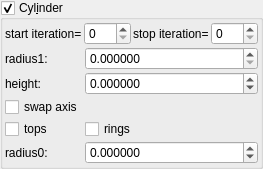
    <widget class="MyGroupBox" name="groupCheck_transf_function_enabledO_false">
     <property name="title">
      <string>Cyl&amp;inder</string>
     </property>
     <property name="checkable">
      <bool>true</bool>
     </property>
     <layout class="QVBoxLayout" name="verticalLayout_16" stretch="0,0">
      <property name="spacing">
       <number>2</number>
      </property>
      <property name="leftMargin">
       <number>2</number>
      </property>
      <property name="topMargin">
       <number>2</number>
      </property>
      <property name="rightMargin">
       <number>2</number>
      </property>
      <property name="bottomMargin">
       <number>2</number>
      </property>
      <item>
       <layout class="QHBoxLayout" name="horizontalLayout_4" stretch="0,1,0,1">
        <property name="topMargin">
         <number>0</number>
        </property>
        <item>
         <widget class="QLabel" name="label_77">
          <property name="text">
           <string>start iteration=</string>
          </property>
          <property name="wordWrap">
           <bool>true</bool>
          </property>
         </widget>
        </item>
        <item>
         <widget class="MySpinBox" name="spinboxInt_transf_start_iterations_O">
          <property name="sizePolicy">
           <sizepolicy hsizetype="Minimum" vsizetype="Maximum">
            <horstretch>0</horstretch>
            <verstretch>0</verstretch>
           </sizepolicy>
          </property>
          <property name="minimum">
           <number>0</number>
          </property>
          <property name="maximum">
           <number>999</number>
          </property>
          <property name="value">
           <number>0</number>
          </property>
         </widget>
        </item>
        <item>
         <widget class="QLabel" name="label_62">
          <property name="text">
           <string>stop iteration=</string>
          </property>
          <property name="wordWrap">
           <bool>true</bool>
          </property>
         </widget>
        </item>
        <item>
         <widget class="MySpinBox" name="spinboxInt_transf_stop_iterations_O">
          <property name="sizePolicy">
           <sizepolicy hsizetype="Preferred" vsizetype="Maximum">
            <horstretch>0</horstretch>
            <verstretch>0</verstretch>
           </sizepolicy>
          </property>
          <property name="maximum">
           <number>999</number>
          </property>
         </widget>
        </item>
       </layout>
      </item>
      <item>
       <layout class="QGridLayout" name="gridLayout_32" columnstretch="0,1">
        <property name="spacing">
         <number>2</number>
        </property>
        <item row="1" column="0">
         <widget class="QLabel" name="label_9">
          <property name="text">
           <string>radius1:</string>
          </property>
         </widget>
        </item>
        <item row="1" column="1">
         <widget class="MyDoubleSpinBox" name="spinbox_transf_radius_1">
          <property name="sizePolicy">
           <sizepolicy hsizetype="Minimum" vsizetype="Maximum">
            <horstretch>0</horstretch>
            <verstretch>0</verstretch>
           </sizepolicy>
          </property>
          <property name="prefix">
           <string/>
          </property>
          <property name="suffix">
           <string/>
          </property>
          <property name="decimals">
           <number>6</number>
          </property>
          <property name="minimum">
           <double>0.000000000000000</double>
          </property>
          <property name="maximum">
           <double>99.998999999999995</double>
          </property>
          <property name="singleStep">
           <double>0.100000000000000</double>
          </property>
         </widget>
        </item>
        <item row="7" column="0">
         <widget class="QLabel" name="label_14">
          <property name="text">
           <string>radius0:</string>
          </property>
         </widget>
        </item>
        <item row="7" column="1">
         <widget class="MyDoubleSpinBox" name="spinbox_transf_offsetR_0">
          <property name="sizePolicy">
           <sizepolicy hsizetype="Minimum" vsizetype="Maximum">
            <horstretch>0</horstretch>
            <verstretch>0</verstretch>
           </sizepolicy>
          </property>
          <property name="prefix">
           <string/>
          </property>
          <property name="suffix">
           <string/>
          </property>
          <property name="decimals">
           <number>6</number>
          </property>
          <property name="minimum">
           <double>-100000.000000000000000</double>
          </property>
          <property name="maximum">
           <double>100000.000000000000000</double>
          </property>
          <property name="singleStep">
           <double>0.100000000000000</double>
          </property>
         </widget>
        </item>
        <item row="5" column="1" rowspan="2">
         <widget class="MyCheckBox" name="checkBox_transf_function_enabledX_false">
          <property name="text">
           <string>rings</string>
          </property>
         </widget>
        </item>
        <item row="2" column="0" rowspan="2">
         <widget class="QLabel" name="label_11">
          <property name="text">
           <string>height:</string>
          </property>
         </widget>
        </item>
        <item row="2" column="1" rowspan="2">
         <widget class="MyDoubleSpinBox" name="spinbox_transf_offsetA_1">
          <property name="sizePolicy">
           <sizepolicy hsizetype="Minimum" vsizetype="Maximum">
            <horstretch>0</horstretch>
            <verstretch>0</verstretch>
           </sizepolicy>
          </property>
          <property name="prefix">
           <string/>
          </property>
          <property name="suffix">
           <string/>
          </property>
          <property name="decimals">
           <number>6</number>
          </property>
          <property name="minimum">
           <double>-99.998999999999995</double>
          </property>
          <property name="maximum">
           <double>99.998999999999995</double>
          </property>
          <property name="singleStep">
           <double>0.100000000000000</double>
          </property>
         </widget>
        </item>
        <item row="4" column="0">
         <widget class="MyCheckBox" name="checkBox_transf_function_enabledSw_false">
          <property name="text">
           <string>swap axis</string>
          </property>
         </widget>
        </item>
        <item row="5" column="0" rowspan="2">
         <widget class="MyCheckBox" name="checkBox_transf_function_enabledz_false">
          <property name="text">
           <string>tops</string>
          </property>
         </widget>
        </item>
       </layout>
      </item>
     </layout>
    </widget>
